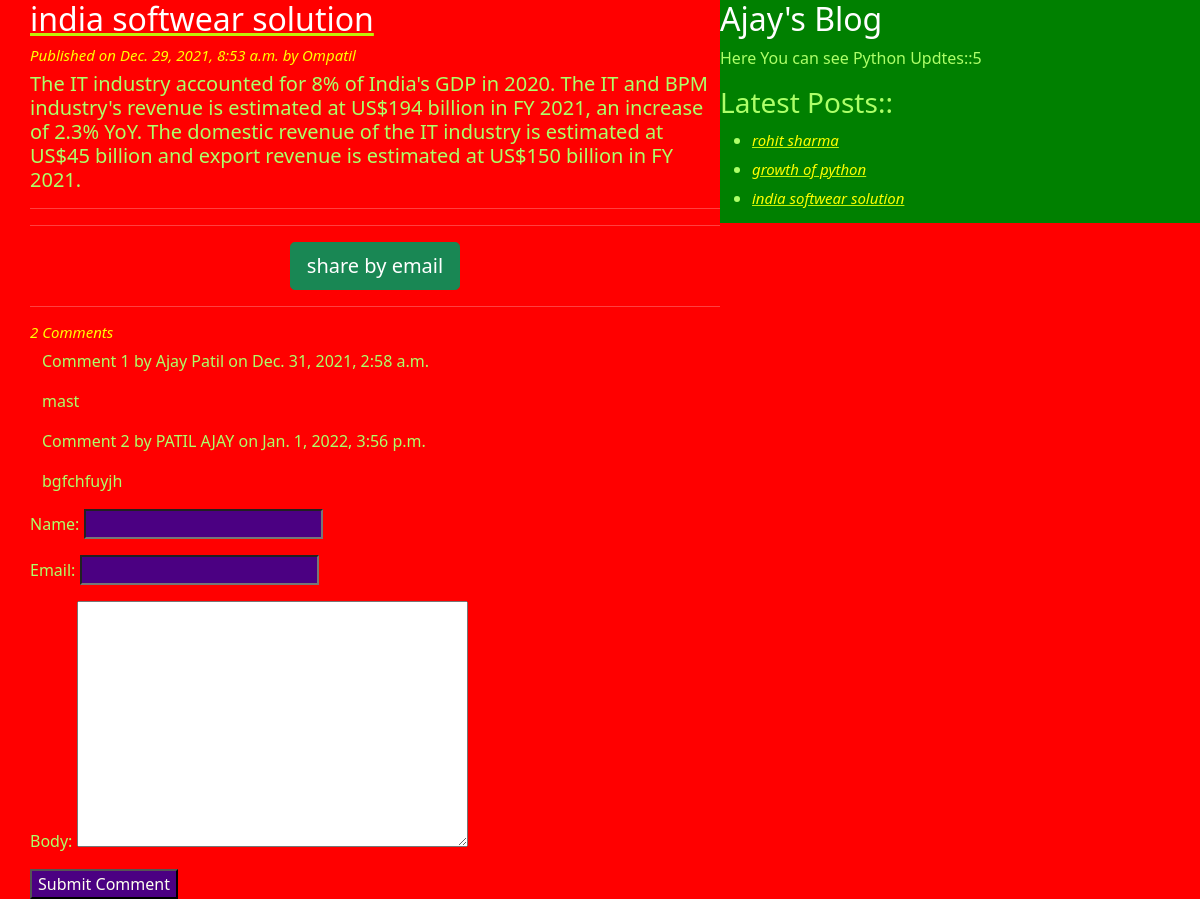
Page /2021/12/29/india-softwear-solution/ on the committed database.
### bloga/models.py (models this page shows, shortened)
class Post(models.Model):
 STATUS_CHOICES=(('draft','Draft'),('published','Published'))
 title=models.CharField(max_length=256)
 slug=models.SlugField(max_length=264,unique_for_date='publish')
 author=models.ForeignKey(User,related_name='blog_posts',on_delete=models.CASCADE)
 body=models.TextField()
 publish=models.DateTimeField(default=timezone.now)
 created=models.DateTimeField(auto_now_add=True)
 updated=models.DateTimeField(auto_now=True)
 status=models.CharField(max_length=10,choices=STATUS_CHOICES,default='draft')
 objects=CustomManager()
 tags=TaggableManager()
 class Meta:
  ordering=("-publish",)
 def get_absolute_url(self):
  return reverse('post_detail',
       args=[self.publish.year,
       self.publish.strftime('%m'),
       self.publish.strftime('%d'),
       self.slug])

class Commentm(models.Model):
 post=models.ForeignKey(Post,related_name='comments',on_delete=models.CASCADE)
 name=models.CharField(max_length=32)
 email=models.EmailField()
 body=models.TextField()
 created=models.DateTimeField(auto_now_add=True)
 updated=models.DateTimeField(auto_now=True)
 active=models.BooleanField(default=True)
 class Meta:
  ordering=('created',)

### bloga/views.py (the view)
def post_detail_view(request,year,month,day,post):
 post=get_object_or_404(Post,
                                slug=post,
                                status='published',
                                publish__year=year,
                                publish__month=month,
                                publish__day=day,)
 comments=post.comments.filter(active=True)
 csubmit=False
 if request.method=='POST':
  form=CommentsForm(data=request.POST)
  if form.is_valid():
    new_comment=form.save(commit=False)
    new_comment.post=post
    new_comment.save()
    csubmit=True
 else:
  form=CommentsForm()
 return render(request,'bloga/post_detail.html',{'post':post,'form':form,'comments':comments,'csubmit':csubmit})

### bloga/forms.py
class CommentsForm(forms.ModelForm):
 class Meta:
  model=Commentm
  fields=('name','email','body')

### bloga/models.py (called while the page is built)
      def get_queryset(self):
            return super().get_queryset().filter(status='published')

### bloga/templatetags/blog_tags.py (called while the page is built)
@register.simple_tag
def total_posts():
 return Post.objects.count()

@register.inclusion_tag('bloga/latest_posts123.html')
def show_latest_post():
 latest_posts=Post.objects.order_by('-publish')[:3]
 return {'latest_posts':latest_posts}

### templates/bloga/post_detail.html (shortened to what this page needs)
<!DOCTYPE html>
{% extends 'bloga/base.html' %}
{% block content %}
                <a href=""><h2>{{post.title}}</h2></a>
            <h4>Published on {{post.publish}} by {{post.author | title}}</h4>
            <h5>{{post.body|linebreaks}}</h5><hr><hr>
            <div class="container" align='center'>
            <a href="/{{post.id}}/share" class="btn btn-lg btn-success">share by email</a>
            </div>
            {% with comments.count as comments_count %}
            <hr><h4>{{comments_count}} Comment{{comments_count|pluralize}}</h4>
            {%endwith%}
        {% if comments %}
            {% for comment in comments%}
                <div id="comment" class="container">
                    <p id="com"> Comment {{forloop.counter}} by {{comment.name}} on {{comment.created}}</p>
                    <div class="cb">{{comment.body|linebreaks}}</div>
                    </div>
            {%endfor%}
            {%else%}
                <p>There are no comments</p>
        {%endif%}
            {% if csubmit %}
            {%else%}
                <form method="post">
                    {{form.as_p}}
                    <input type="submit" name="" value="Submit Comment" >
                </form>
            {%endif%}
  {% endblock %}

### templates/bloga/base.html (shortened to what this page needs)
<!DOCTYPE html>
{% load blog_tags %}
{% load static %}
<html lang="en">
<head>
 <link href="https://cdn.jsdelivr.net/npm/bootstrap@5.1.3/dist/css/bootstrap.min.css"
 rel="stylesheet"
>
 <link rel="stylesheet" href="{% static 'css/blog.css'%}">
</head>
<body>
   <div class="content" >
    {% block content %}
    {% endblock %}</div>
    <div class="sidebar">
     <h2>Ajay's Blog</h2>
     <p>Here You can see Python Updtes::{% total_posts %}</p>
      <h3>Latest Posts::</h3>{%show_latest_post%}
    </div>
</html>

### templates/bloga/latest_posts123.html
<ul>
 {% for post in latest_posts %}
    <li>   <a href="{{post.get_absolute_url}}"><h4>{{post.title}}</h4></a>
    </li>
 {%endfor%}
   </ul>

### static/css/blog.css (style rules this page uses)
.content { width: 60%; float: left; padding: 0 0 0 30px; background-color: red; }
.sidebar { width: 40%; float: right; padding: 0 10px 0 0; background-color:green; }
h2 { color: white; font-style: Bold; }
h4 { color:yellow; font-size: 15px; font-style: italic; }
body { background-color: red; }
a { color: #bff207; }
body { color: rgb(173, 255, 105); }
input { background-color: indigo; color: ivory; }

### templates/bloga/post_detail.html (style rules this page uses)
hr { color: white; }

### rows in the picture
Post: publish "Dec. 29, 2021, 8:53 a.m.", author "Ompatil", body "The IT industry accounted for 8% of India's GDP in 2020. The IT and BPM industry's revenue is estimated at US$194 billion in FY 2021, an increase of 2.3% YoY. The domestic revenue of the IT industry is estimated at US$45 billion and export revenue is estimated at US$150 billion in FY 2021.", title "india softwear solution"
Commentm: name "Ajay Patil", created "Dec. 31, 2021, 2:58 a.m.", body "mast"
Commentm: name "PATIL AJAY", created "Jan. 1, 2022, 3:56 p.m.", body "bgfchfuyjh"
Post: title "rohit sharma"
Post: title "growth of python"

### other values in the picture
{{ comments_count }} "2"
